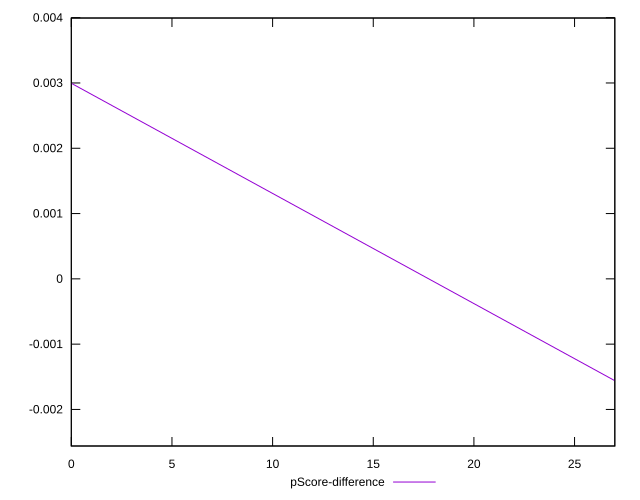

The gnuplot source for this figure:
reset

$pScoreDifference <<EOF
0 0.0029948984918222177
27 -0.001559953899790037
EOF

set key outside below
set xrange [0:27]
set yrange [-0.002559953899790037:0.003994898491822218]
set trange [-0.002559953899790037:0.003994898491822218]
set terminal svg size 640, 500 enhanced background rgb 'white'
set output "reports/report_00031_2021-02-24T23-18-18.084Z/speed-index/samples/astro/pScore-difference/values.svg"

plot $pScoreDifference title "pScore-difference" with line

reset
